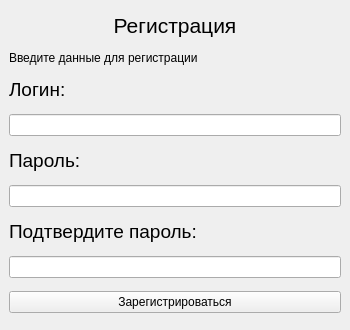
<?xml version="1.0" encoding="UTF-8"?>
<ui version="4.0">
 <class>Registration</class>
 <widget class="QMainWindow" name="Registration">
  <property name="geometry">
   <rect>
    <x>0</x>
    <y>0</y>
    <width>350</width>
    <height>330</height>
   </rect>
  </property>
  <property name="minimumSize">
   <size>
    <width>350</width>
    <height>0</height>
   </size>
  </property>
  <property name="maximumSize">
   <size>
    <width>350</width>
    <height>400</height>
   </size>
  </property>
  <property name="windowTitle">
   <string>MainWindow</string>
  </property>
  <property name="windowIcon">
   <iconset resource="resources.qrc">
    <normaloff>:/icons/img/settings.png</normaloff>:/icons/img/settings.png</iconset>
  </property>
  <widget class="QWidget" name="centralwidget">
   <layout class="QVBoxLayout" name="verticalLayout">
    <property name="spacing">
     <number>9</number>
    </property>
    <item>
     <widget class="QLabel" name="label_3">
      <property name="sizePolicy">
       <sizepolicy hsizetype="Preferred" vsizetype="Maximum">
        <horstretch>0</horstretch>
        <verstretch>0</verstretch>
       </sizepolicy>
      </property>
      <property name="font">
       <font>
        <pointsize>16</pointsize>
       </font>
      </property>
      <property name="text">
       <string>Регистрация</string>
      </property>
      <property name="alignment">
       <set>Qt::AlignCenter</set>
      </property>
     </widget>
    </item>
    <item>
     <widget class="QLabel" name="errorlabel">
      <property name="sizePolicy">
       <sizepolicy hsizetype="Preferred" vsizetype="Maximum">
        <horstretch>0</horstretch>
        <verstretch>0</verstretch>
       </sizepolicy>
      </property>
      <property name="text">
       <string>Введите данные для регистрации</string>
      </property>
     </widget>
    </item>
    <item>
     <widget class="QLabel" name="label_2">
      <property name="sizePolicy">
       <sizepolicy hsizetype="Preferred" vsizetype="Maximum">
        <horstretch>0</horstretch>
        <verstretch>0</verstretch>
       </sizepolicy>
      </property>
      <property name="font">
       <font>
        <pointsize>14</pointsize>
       </font>
      </property>
      <property name="text">
       <string>Логин:</string>
      </property>
     </widget>
    </item>
    <item>
     <widget class="QLineEdit" name="login"/>
    </item>
    <item>
     <widget class="QLabel" name="label">
      <property name="sizePolicy">
       <sizepolicy hsizetype="Preferred" vsizetype="Maximum">
        <horstretch>0</horstretch>
        <verstretch>0</verstretch>
       </sizepolicy>
      </property>
      <property name="font">
       <font>
        <pointsize>14</pointsize>
       </font>
      </property>
      <property name="text">
       <string>Пароль:</string>
      </property>
     </widget>
    </item>
    <item>
     <widget class="QLineEdit" name="password">
      <property name="echoMode">
       <enum>QLineEdit::Password</enum>
      </property>
     </widget>
    </item>
    <item>
     <widget class="QLabel" name="label_4">
      <property name="sizePolicy">
       <sizepolicy hsizetype="Preferred" vsizetype="Maximum">
        <horstretch>0</horstretch>
        <verstretch>0</verstretch>
       </sizepolicy>
      </property>
      <property name="font">
       <font>
        <pointsize>14</pointsize>
       </font>
      </property>
      <property name="text">
       <string>Подтвердите пароль:</string>
      </property>
     </widget>
    </item>
    <item>
     <widget class="QLineEdit" name="password_2">
      <property name="echoMode">
       <enum>QLineEdit::Password</enum>
      </property>
     </widget>
    </item>
    <item>
     <layout class="QHBoxLayout" name="horizontalLayout">
      <item>
       <widget class="QPushButton" name="registerButton">
        <property name="sizePolicy">
         <sizepolicy hsizetype="Minimum" vsizetype="Fixed">
          <horstretch>0</horstretch>
          <verstretch>0</verstretch>
         </sizepolicy>
        </property>
        <property name="layoutDirection">
         <enum>Qt::LeftToRight</enum>
        </property>
        <property name="text">
         <string>Зарегистрироваться</string>
        </property>
       </widget>
      </item>
     </layout>
    </item>
   </layout>
  </widget>
  <widget class="QMenuBar" name="menubar">
   <property name="geometry">
    <rect>
     <x>0</x>
     <y>0</y>
     <width>350</width>
     <height>26</height>
    </rect>
   </property>
  </widget>
 </widget>
 <resources>
  <include location="resources.qrc"/>
 </resources>
 <connections/>
</ui>
